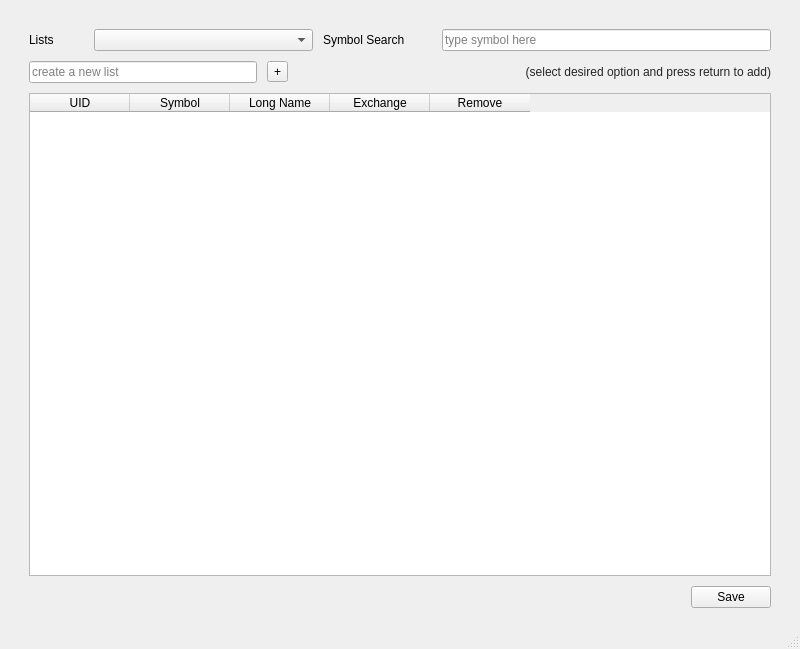
<?xml version="1.0" encoding="UTF-8"?>
<ui version="4.0">
 <class>MainWindow</class>
 <widget class="QMainWindow" name="MainWindow">
  <property name="geometry">
   <rect>
    <x>0</x>
    <y>0</y>
    <width>800</width>
    <height>649</height>
   </rect>
  </property>
  <property name="sizePolicy">
   <sizepolicy hsizetype="Expanding" vsizetype="Expanding">
    <horstretch>0</horstretch>
    <verstretch>0</verstretch>
   </sizepolicy>
  </property>
  <property name="minimumSize">
   <size>
    <width>800</width>
    <height>600</height>
   </size>
  </property>
  <property name="windowTitle">
   <string>Symbol List Builder</string>
  </property>
  <widget class="QWidget" name="centralwidget">
   <property name="sizePolicy">
    <sizepolicy hsizetype="Expanding" vsizetype="Expanding">
     <horstretch>0</horstretch>
     <verstretch>0</verstretch>
    </sizepolicy>
   </property>
   <property name="minimumSize">
    <size>
     <width>800</width>
     <height>600</height>
    </size>
   </property>
   <layout class="QGridLayout" name="gridLayout_2">
    <item row="0" column="0">
     <layout class="QVBoxLayout" name="verticalLayout" stretch="1,0,4,0">
      <property name="spacing">
       <number>10</number>
      </property>
      <property name="sizeConstraint">
       <enum>QLayout::SetDefaultConstraint</enum>
      </property>
      <property name="leftMargin">
       <number>20</number>
      </property>
      <property name="topMargin">
       <number>20</number>
      </property>
      <property name="rightMargin">
       <number>20</number>
      </property>
      <property name="bottomMargin">
       <number>10</number>
      </property>
      <item>
       <layout class="QGridLayout" name="gridLayout" rowstretch="1" columnstretch="1,4,2,6">
        <property name="sizeConstraint">
         <enum>QLayout::SetDefaultConstraint</enum>
        </property>
        <item row="0" column="2">
         <widget class="QLabel" name="label">
          <property name="text">
           <string>Symbol Search</string>
          </property>
         </widget>
        </item>
        <item row="0" column="0">
         <widget class="QLabel" name="label_3">
          <property name="text">
           <string>Lists</string>
          </property>
         </widget>
        </item>
        <item row="0" column="3">
         <widget class="QLineEdit" name="search_field">
          <property name="inputMethodHints">
           <set>Qt::ImhUppercaseOnly</set>
          </property>
          <property name="placeholderText">
           <string>type symbol here</string>
          </property>
          <property name="clearButtonEnabled">
           <bool>true</bool>
          </property>
         </widget>
        </item>
        <item row="0" column="1">
         <widget class="QComboBox" name="list_selector"/>
        </item>
       </layout>
      </item>
      <item>
       <layout class="QHBoxLayout" name="horizontalLayout_2">
        <item>
         <widget class="QLineEdit" name="list_name_field">
          <property name="placeholderText">
           <string>create a new list</string>
          </property>
         </widget>
        </item>
        <item>
         <widget class="QToolButton" name="add_list_button">
          <property name="text">
           <string>+</string>
          </property>
         </widget>
        </item>
        <item>
         <spacer name="horizontalSpacer_2">
          <property name="orientation">
           <enum>Qt::Horizontal</enum>
          </property>
          <property name="sizeHint" stdset="0">
           <size>
            <width>40</width>
            <height>20</height>
           </size>
          </property>
         </spacer>
        </item>
        <item>
         <widget class="QLabel" name="label_2">
          <property name="palette">
           <palette>
            <active>
             <colorrole role="WindowText">
              <brush brushstyle="SolidPattern">
               <color alpha="217">
                <red>138</red>
                <green>138</green>
                <blue>138</blue>
               </color>
              </brush>
             </colorrole>
             <colorrole role="Text">
              <brush brushstyle="SolidPattern">
               <color alpha="216">
                <red>132</red>
                <green>132</green>
                <blue>132</blue>
               </color>
              </brush>
             </colorrole>
            </active>
            <inactive>
             <colorrole role="WindowText">
              <brush brushstyle="SolidPattern">
               <color alpha="216">
                <red>0</red>
                <green>0</green>
                <blue>0</blue>
               </color>
              </brush>
             </colorrole>
             <colorrole role="Text">
              <brush brushstyle="SolidPattern">
               <color alpha="216">
                <red>0</red>
                <green>0</green>
                <blue>0</blue>
               </color>
              </brush>
             </colorrole>
            </inactive>
            <disabled>
             <colorrole role="WindowText">
              <brush brushstyle="SolidPattern">
               <color alpha="63">
                <red>0</red>
                <green>0</green>
                <blue>0</blue>
               </color>
              </brush>
             </colorrole>
             <colorrole role="Text">
              <brush brushstyle="SolidPattern">
               <color alpha="63">
                <red>0</red>
                <green>0</green>
                <blue>0</blue>
               </color>
              </brush>
             </colorrole>
            </disabled>
           </palette>
          </property>
          <property name="text">
           <string>(select desired option and press return to add)</string>
          </property>
          <property name="alignment">
           <set>Qt::AlignRight|Qt::AlignTrailing|Qt::AlignVCenter</set>
          </property>
         </widget>
        </item>
       </layout>
      </item>
      <item>
       <widget class="QTableWidget" name="stock_table">
        <column>
         <property name="text">
          <string>UID</string>
         </property>
        </column>
        <column>
         <property name="text">
          <string>Symbol</string>
         </property>
        </column>
        <column>
         <property name="text">
          <string>Long Name</string>
         </property>
        </column>
        <column>
         <property name="text">
          <string>Exchange</string>
         </property>
        </column>
        <column>
         <property name="text">
          <string>Remove</string>
         </property>
        </column>
       </widget>
      </item>
      <item>
       <layout class="QHBoxLayout" name="horizontalLayout">
        <item>
         <spacer name="horizontalSpacer">
          <property name="orientation">
           <enum>Qt::Horizontal</enum>
          </property>
          <property name="sizeHint" stdset="0">
           <size>
            <width>40</width>
            <height>20</height>
           </size>
          </property>
         </spacer>
        </item>
        <item>
         <widget class="QPushButton" name="save_button">
          <property name="text">
           <string>Save</string>
          </property>
         </widget>
        </item>
       </layout>
      </item>
     </layout>
    </item>
   </layout>
  </widget>
  <widget class="QMenuBar" name="menubar">
   <property name="geometry">
    <rect>
     <x>0</x>
     <y>0</y>
     <width>800</width>
     <height>24</height>
    </rect>
   </property>
  </widget>
  <widget class="QStatusBar" name="statusbar"/>
 </widget>
 <resources/>
 <connections/>
</ui>
